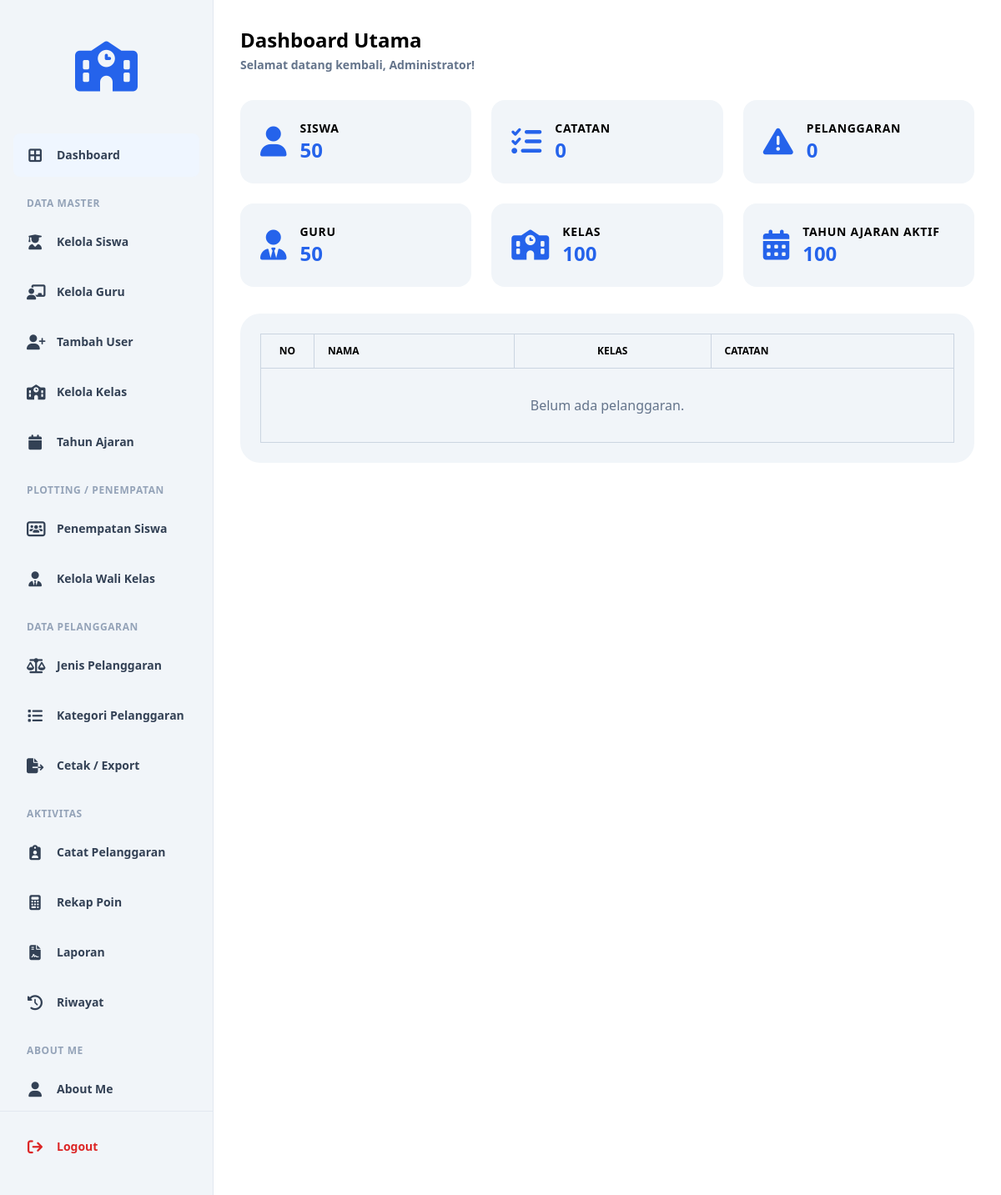
The page /dashboard.php (signed in) on the database as committed earlier.
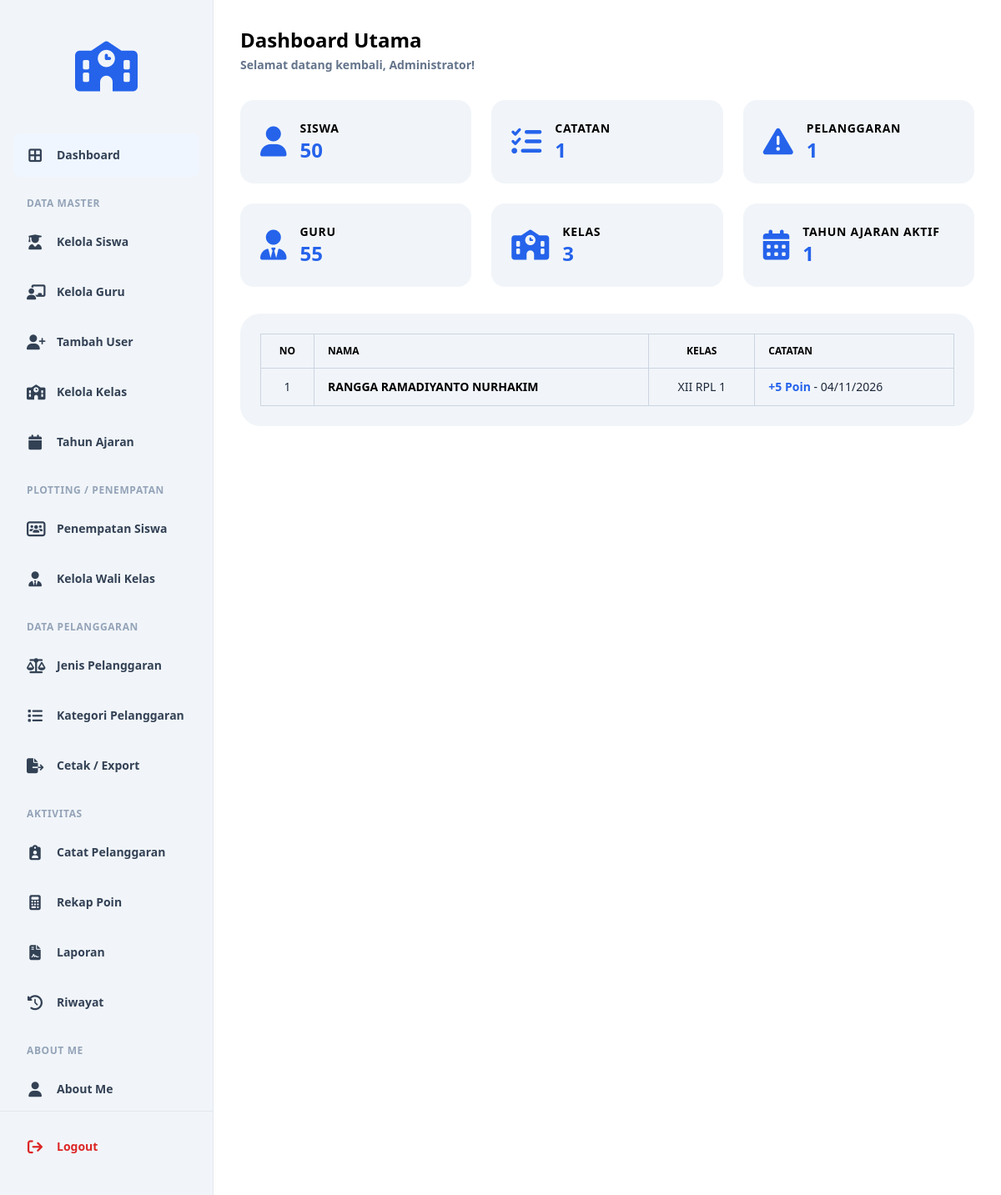
The same page on the database as committed later.
### tables this page shows
CREATE TABLE `t_pelanggaran_siswa` (
  `id` int(11) NOT NULL,
  `tahun_ajaran_id` int(11) DEFAULT NULL,
  `siswa_id` int(11) DEFAULT NULL,
  `nama_siswa` varchar(150) NOT NULL,
  `kelas_id` int(11) DEFAULT NULL,
  `nama_kelas` varchar(100) NOT NULL,
  `pelanggaran_id` int(11) DEFAULT NULL,
  `nama_pelanggaran` int(11) NOT NULL,
  `pelanggaran_kategori_id` int(11) DEFAULT NULL,
  `guru_id` int(11) DEFAULT NULL,
  `nama_guru` varchar(150) NOT NULL,
  `tanggal` date DEFAULT NULL,
  `keterangan` text NOT NULL,
  `poin` int(11) NOT NULL,
  `tindakan` text NOT NULL,
  `status` varchar(30) NOT NULL,
  `created_at` timestamp NOT NULL DEFAULT current_timestamp(),
  `updated_at` timestamp NOT NULL DEFAULT current_timestamp()
);

CREATE TABLE `t_siswa` (
  `id` int(11) NOT NULL,
  `nis` varchar(20) DEFAULT NULL,
  `nisn` varchar(20) DEFAULT NULL,
  `nama` varchar(150) DEFAULT NULL,
  `jenis_kelamin` varchar(4) NOT NULL,
  `tanggal_lahir` date NOT NULL,
  `alamat` text NOT NULL,
  `status_aktif` tinyint(1) NOT NULL,
  `created_at` timestamp NOT NULL DEFAULT current_timestamp(),
  `updated_at` timestamp NOT NULL DEFAULT current_timestamp()
);

CREATE TABLE `t_kelas` (
  `id` int(11) NOT NULL,
  `nama` varchar(100) DEFAULT NULL,
  `tingkat` varchar(20) NOT NULL,
  `jurusan` varchar(100) NOT NULL,
  `status_aktif` tinyint(1) NOT NULL,
  `created_at` timestamp NOT NULL DEFAULT current_timestamp(),
  `updated_at` timestamp NOT NULL DEFAULT current_timestamp()
);

### dashboard.php (the view, shortened to what the changed rows need)
<?php
include 'config/koneksi.php';
$query_guru = mysqli_query($koneksi, "SELECT COUNT(*) as total FROM t_guru");
$total_guru = mysqli_fetch_assoc($query_guru)['total'] ?? 0;
$query_pelanggaran = mysqli_query($koneksi, "SELECT COUNT(*) as total FROM t_pelanggaran_siswa");
$total_pelanggaran = mysqli_fetch_assoc($query_pelanggaran)['total'] ?? 0;
$query_kelas = mysqli_query($koneksi, "SELECT COUNT(*) as total FROM t_kelas");
$total_kelas = mysqli_fetch_assoc($query_kelas)['total'] ?? 0;
$query_ta_aktif = mysqli_query($koneksi, "SELECT COUNT(*) as total FROM t_tahun_ajaran WHERE status_aktif = 1");
$total_ta_aktif = mysqli_fetch_assoc($query_ta_aktif)['total'] ?? 0;
$query_recent = mysqli_query($koneksi, "
    SELECT
        ps.tanggal,
        ps.poin,
        s.nama AS nama_siswa,
        k.nama AS nama_kelas
    FROM t_pelanggaran_siswa ps
    LEFT JOIN t_siswa s ON ps.siswa_id = s.id
    LEFT JOIN t_kelas k ON ps.kelas_id = k.id
    ORDER BY ps.tanggal DESC
    LIMIT 5
");
?>
<!DOCTYPE html>
<html lang="id">
<head>
    <?php include 'layouts/head.php'; ?>
</head>
<body class="bg-white text-slate-800 font-sans">
    <div class="flex min-h-screen">
        <main class="flex-1 p-8 bg-white overflow-y-auto">
            <div class="flex justify-between items-center mb-8">
                <div>
                    <h1 class="text-2xl font-bold text-black">Dashboard Utama</h1>
                </div>
            </div>
            <div class="grid grid-cols-1 md:grid-cols-3 gap-6 mb-6">
                <div class="bg-slate-100 p-6 rounded-2xl flex items-center gap-4">
                    <div>
                        <h3 class="text-sm font-bold text-black uppercase tracking-wider">Catatan</h3>
                        <p class="text-2xl font-bold text-blue-600"><?php echo $total_pelanggaran; ?></p>
                    </div>
                </div>
                <div class="bg-slate-100 p-6 rounded-2xl flex items-center gap-4">
                    <div>
                        <h3 class="text-sm font-bold text-black uppercase tracking-wider">Pelanggaran</h3>
                        <p class="text-2xl font-bold text-blue-600"><?php echo $total_pelanggaran; ?></p>
                    </div>
                </div>
            </div>
            <div class="grid grid-cols-1 md:grid-cols-3 gap-6 mb-8">
                <div class="bg-slate-100 p-6 rounded-2xl flex items-center gap-4">
                    <div>
                        <h3 class="text-sm font-bold text-black uppercase tracking-wider">Guru</h3>
                        <p class="text-2xl font-bold text-blue-600"><?php echo $total_guru; ?></p>
                    </div>
                </div>
                <div class="bg-slate-100 p-6 rounded-2xl flex items-center gap-4">
                    <div>
                        <h3 class="text-sm font-bold text-black uppercase tracking-wider">Kelas</h3>
                        <p class="text-2xl font-bold text-blue-600"><?php echo $total_kelas; ?></p>
                    </div>
                </div>
                <div class="bg-slate-100 p-6 rounded-2xl flex items-center gap-4">
                    <div>
                        <h3 class="text-sm font-bold text-black uppercase tracking-wider">Tahun Ajaran Aktif</h3>
                        <p class="text-2xl font-bold text-blue-600"><?php echo $total_ta_aktif; ?></p>
                    </div>
                </div>
            </div>
            <div class="bg-slate-100 p-6 rounded-[1.5rem]">
                <div class="overflow-x-auto">
                    <table class="w-full border-collapse border border-slate-300 bg-slate-100">
                        <thead>
                            <tr>
                                <th class="border border-slate-300 px-4 py-3 text-xs font-bold text-black uppercase text-center w-16">NO</th>
                                <th class="border border-slate-300 px-4 py-3 text-xs font-bold text-black uppercase text-left">NAMA</th>
                                <th class="border border-slate-300 px-4 py-3 text-xs font-bold text-black uppercase text-center">KELAS</th>
                                <th class="border border-slate-300 px-4 py-3 text-xs font-bold text-black uppercase text-left">CATATAN</th>
                            </tr>
                        </thead>
                        <tbody>
                            <?php
                            $no = 1;
                            if (mysqli_num_rows($query_recent) > 0):
                                while ($row = mysqli_fetch_assoc($query_recent)):
                            ?>
                                <tr>
                                    <td class="border border-slate-300 px-4 py-3 text-sm text-center"><?php echo $no++; ?></td>
                                    <td class="border border-slate-300 px-4 py-3 text-sm font-bold text-black"><?php echo htmlspecialchars($row['nama_siswa']); ?></td>
                                    <td class="border border-slate-300 px-4 py-3 text-sm text-center"><?php echo htmlspecialchars($row['nama_kelas']); ?></td>
                                    <td class="border border-slate-300 px-4 py-3 text-sm">
                                        <span class="text-blue-600 font-bold">+<?php echo $row['poin']; ?> Poin</span> - <?php echo date('d/m/Y', strtotime($row['tanggal'])); ?>
                                    </td>
                                </tr>
                            <?php
                                endwhile;
                            else:
                            ?>
                                <tr>
                                    <td colspan="4" class="border border-slate-300 px-4 py-8 text-center text-slate-500">Belum ada pelanggaran.</td>
                                </tr>
                            <?php endif; ?>
                        </tbody>
                    </table>
                </div>
            </div>
        </main>
    </div>
</body>
</html>

Rows that differ between the two databases and show on the page:
added t_pelanggaran_siswa: siswa.nama "RANGGA RAMADIYANTO NURHAKIM", kelas.nama "XII RPL 1", poin "5", tanggal "04/11/2026"
Other text that changed with them:
$total_pelanggaran: "0" → "1"
$total_guru: "50" → "55"
$total_kelas: "100" → "3"
$total_ta_aktif: "100" → "1"
text no longer shown: "Belum ada pelanggaran."
